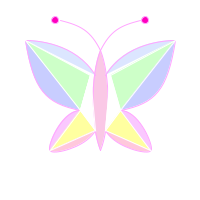
Frame 1 (no input)
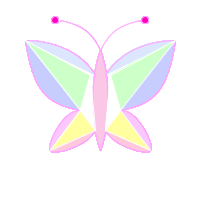
Frame 60 (the mouse pressed at the canvas centre just before this capture)
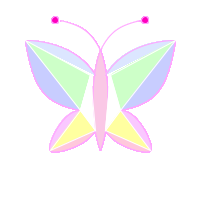
Frame 120 (the mouse held since frame 60 and released just before this capture)

The Processing sketch that drew these frames (run headless with seeded random() and noise(); from frame 60 on, the mouse is pressed at the canvas centre):

// Processing sketch: processing_179182
// ── processing_179182.pde

void setup(){
size(200,200);
background(255,255,255);
}

void draw(){
stroke(255,165,255);
bezier(100,50,110,30,120,25,140,20);
bezier(100,50,90,30,80,25,60,20);
fill(250,200,230);
bezier(100,50,90,75,90,125,100,150);
bezier(100,50,110,75,110,125,100,150);
fill(220,230,255);
bezier(105,75,125,42,165,40,175,40);
bezier(95,75,75,42,35,40,25,40);
fill(200,205,255);
bezier(25,40,33,90,45,103,80,110);
bezier(175,40,167,90,155,103,120,110);
fill(250,200,255);
bezier(120,110,140,110,155,150,150,150);
bezier(80,110,60,110,45,150,50,150);
fill(255,200,220);
bezier(150,150,150,155,115,148,105,130);
bezier(50,150,50,155,85,148,95,130);
fill(255,0,190);
ellipse(145,20,7,7);
fill(255,0,190);
ellipse(55,20,7,7);
fill(205,255,200);
stroke(255);
triangle(110,75,175,40,120,110);
triangle(90,75,25,40,80,110);
fill(255,255,160);
triangle(120,110,105,130,150,150);
triangle(80,110,95,130,50,150);
fill(255);
triangle(80,110,95,130,90,75);
triangle(120,110,105,130,110,75);
}
